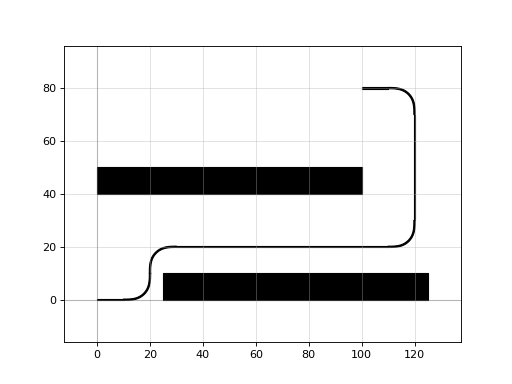

This figure's Python source:
import gdsfactory as gf

c = gf.Component("get_route_from_steps_sample")
w = gf.components.straight()
left = c << w
right = c << w
right.move((100, 80))

obstacle = gf.components.rectangle(size=(100, 10), port_type=None)
obstacle1 = c << obstacle
obstacle2 = c << obstacle
obstacle1.ymin = 40
obstacle2.xmin = 25

p1 = left.ports['o2']
p2 = right.ports['o2']
route = gf.routing.get_route_from_steps(
    port1=p1,
    port2=p2,
    steps=[
        {"x": 20},
        {"y": 20},
        {"x": 120},
        {"y": 80},
    ],
)
c.add(route.references)
c.plot()
c.show(show_ports=True)
